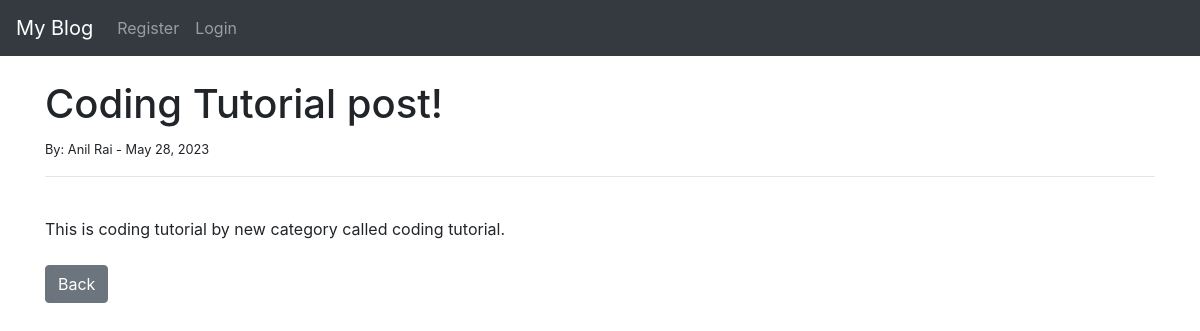
The app's page /article/13 with its own data.
### theblog/models.py (models this page shows, shortened)
class Post(models.Model):
    title = models.CharField(max_length=255)
    title_tag = models.CharField(max_length=255)
    author = models.ForeignKey(User,on_delete=models.CASCADE)
    body = models.TextField()
    post_date = models.DateField(auto_now_add=True)
    catogery = models.CharField(max_length= 255, default ='coding')

### theblog/views.py (the view)
# urls.py: path('article/<int:pk>', ArticleDetailView.as_view(),name = 'article-detail'),
class ArticleDetailView(DetailView):
    model = Post
    template_name = 'article_detail.html'

### theblog/templates/article_detail.html (shortened to what this page needs)
{% extends 'base.html' %}
{% block content %}
<h1> {{ post.title }} </h1>
<small>By:
    {{ post.author.first_name }}
    {{ post.author.last_name }} -
    {{ post.post_date }}
</small> <br/>
<hr>
<br/>
{{ post.body|safe }}
<br/><br/>
<a href="{% url 'home' %}" class="btn btn-secondary">Back</a>
{% endblock %}

### records on screen
Post: title "Coding Tutorial post!", author.first_name "Anil", author.last_name "Rai", post_date "May 28, 2023", body "This is coding tutorial by new category called coding tutorial."
